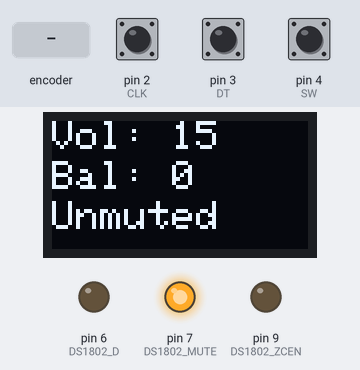
A sketch run on a simulated Arduino Uno, built with avr-gcc and run on an emulated ATmega328P. Parts: 64×32 one-colour display, output pins drawn as LEDs (lit = HIGH). Inputs (shaded band) come from the test bench; at power-on: pin 4 (SW) HIGH, pin 2 (CLK) HIGH, pin 3 (DT) HIGH. Pins used as bus, display or sensor lines are not drawn; what the sketch prints to the serial monitor is not drawn.

Above: at 1.2 s.
1.3 s: rotary encoder on pin 2 (CLK) / pin 3 (DT) turned 3 steps (first pin leading)
At 2.4 s:
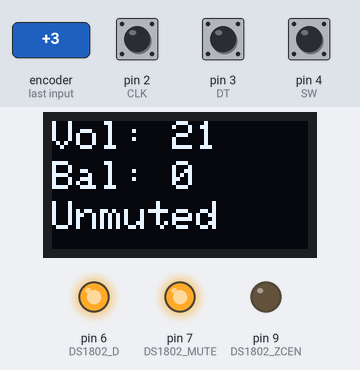
3.4 s: pin 4 (SW) pulled LOW for 0.15 s
At 3.9 s:
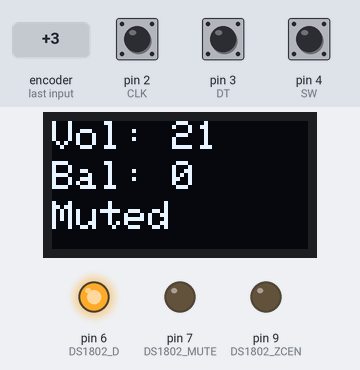
5.0 s: rotary encoder on pin 2 (CLK) / pin 3 (DT) turned 1 step (first pin leading)
At 6.1 s:
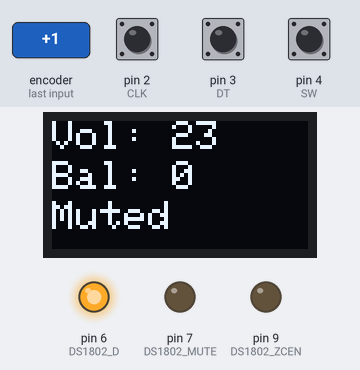
Timing chart, 0 to 8.0 s (numbered marks = the images above; inputs shaded):
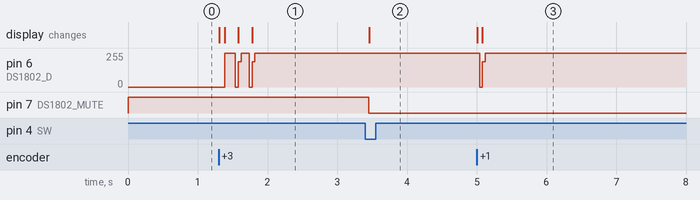

The sketch:

volume_oled.ino
```cpp
#include <Wire.h>
#include <Encoder.h>
#include <Adafruit_GFX.h>
#include <Adafruit_SSD1306.h>

#define SCREEN_WIDTH 64
#define SCREEN_HEIGHT 32
#define OLED_RESET    -1
Adafruit_SSD1306 display(SCREEN_WIDTH, SCREEN_HEIGHT, &Wire, OLED_RESET);
// test only, seems to work now.

#define CLK 2       // Rotary Encoder Clock (A)
#define DT 3        // Rotary Encoder Data (B)
#define SW 4        // Rotary Encoder Button (Mute)
#define DS1802_CLK 5  // DS1802 Clock
#define DS1802_D 6   // DS1802 Data (D)
#define DS1802_MUTE 7 // DS1802 Mute
#define DS1802_RST 8  // DS1802 Reset
#define DS1802_ZCEN 9 // DS1802 Zero-Crossing Enable

bool muteState = false;
int volume = 15;  // Initial volume (0-63)
int balance = 0;  // Balance (-10 to 10)
bool balanceMode = false;
int lastEncoderState;

void setup() {
    Serial.begin(9600);
    pinMode(CLK, INPUT_PULLUP);  // Enable internal pull-up resistor
    pinMode(DT, INPUT_PULLUP);   // Enable internal pull-up resistor
    pinMode(SW, INPUT_PULLUP);   // Enable internal pull-up resistor
    pinMode(DS1802_CLK, OUTPUT);
    pinMode(DS1802_D, OUTPUT);
    pinMode(DS1802_MUTE, OUTPUT);
    pinMode(DS1802_RST, OUTPUT);
    pinMode(DS1802_ZCEN, OUTPUT);

    digitalWrite(DS1802_MUTE, HIGH);  // Start unmuted
    digitalWrite(DS1802_RST, HIGH);   // Ensure RST is high (inactive)
    digitalWrite(DS1802_ZCEN, LOW);   // Enable zero-crossing detection

    lastEncoderState = digitalRead(CLK);

    // Initialize OLED Display
    if (!display.begin(SSD1306_SWITCHCAPVCC, 0x3C)) {
        while (true);  // Halt if OLED fails
    }
    display.clearDisplay();
    updateOLED();
}

void loop() {
    // Read encoder button (mute toggle)
    if (digitalRead(SW) == LOW) {
        delay(50); // Debounce
        if (digitalRead(SW) == LOW) {
            muteState = !muteState;
            digitalWrite(DS1802_MUTE, muteState ? LOW : HIGH);
            updateOLED();
            while (digitalRead(SW) == LOW); // Wait for release
        }
    }

    // Check if encoder is rotated
    int encoderState = digitalRead(CLK);
    if (encoderState != lastEncoderState) {
        if (digitalRead(DT) != encoderState) {
            if (balanceMode) balance = constrain(balance + 1, -10, 10);
            else volume = constrain(volume + 1, 0, 63);
        } else {
            if (balanceMode) balance = constrain(balance - 1, -10, 10);
            else volume = constrain(volume - 1, 0, 63);
        }

        updateVolume();
        updateOLED();
        lastEncoderState = encoderState;
    }

    // Hold button to switch to balance mode
    if (digitalRead(SW) == LOW) {
        delay(500);  // Long press detection
        if (digitalRead(SW) == LOW) {
            balanceMode = !balanceMode;
            updateOLED();
            while (digitalRead(SW) == LOW); // Wait for release
        }
    }
}

// Function to update DS1802 volume levels
void updateVolume() {
    int leftVol = volume + (balance < 0 ? balance : 0);
    int rightVol = volume - (balance > 0 ? balance : 0);

    leftVol = constrain(leftVol, 0, 63);
    rightVol = constrain(rightVol, 0, 63);

    sendToDS1802(leftVol);
    sendToDS1802(rightVol);
}

// Function to send volume to DS1802
void sendToDS1802(int vol) {
    for (int i = 6; i >= 0; i--) {  // Send MSB first
        digitalWrite(DS1802_CLK, LOW);
        digitalWrite(DS1802_D, (vol & (1 << i)) ? HIGH : LOW);
        digitalWrite(DS1802_CLK, HIGH);
    }
}

// Function to update OLED display
void updateOLED() {
    display.clearDisplay();
    display.setTextSize(1);
    display.setTextColor(SSD1306_WHITE);
    display.setCursor(0, 0);
    display.print("Vol: ");
    display.print(volume);
    Serial.print("Vol : ");
    Serial.println(volume);

    display.setCursor(0, 10);
    display.print("Bal: ");
    display.print(balance);
    Serial.print("Bal : ");
    Serial.println(balance);

    display.setCursor(0, 20);
    display.print(muteState ? "Muted" : "Unmuted");
    Serial.println(muteState ? "Muted" : "Unmuted");

    display.display();
}
```

Measured:
- after the input at 1.3 s, pin 6 (DS1802_D): 0/255 → 255/255 after 0.09 s; the display: first changes at once (image 1 shows a later state)
- after the input at 3.4 s, pin 7 (DS1802_MUTE): HIGH → LOW after 0.05 s; the display: changes after 0.06 s (image 2)
- after the input at 5.0 s, pin 6 (DS1802_D): 255/255 → 0/255 at once, → 191/255 0.04 s later, → 255/255 0.04 s later; the display: first changes at once (image 3 shows a later state)
